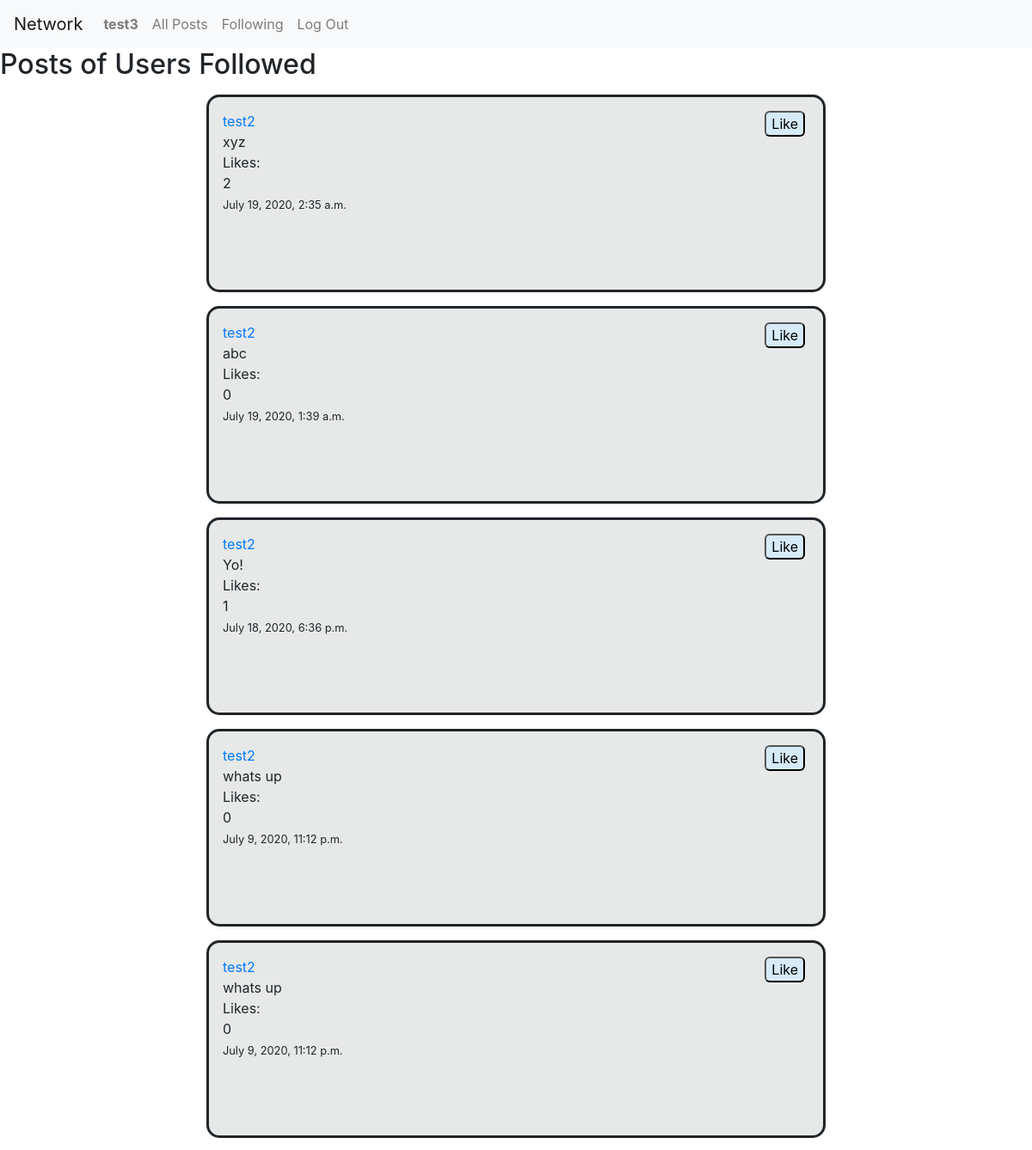
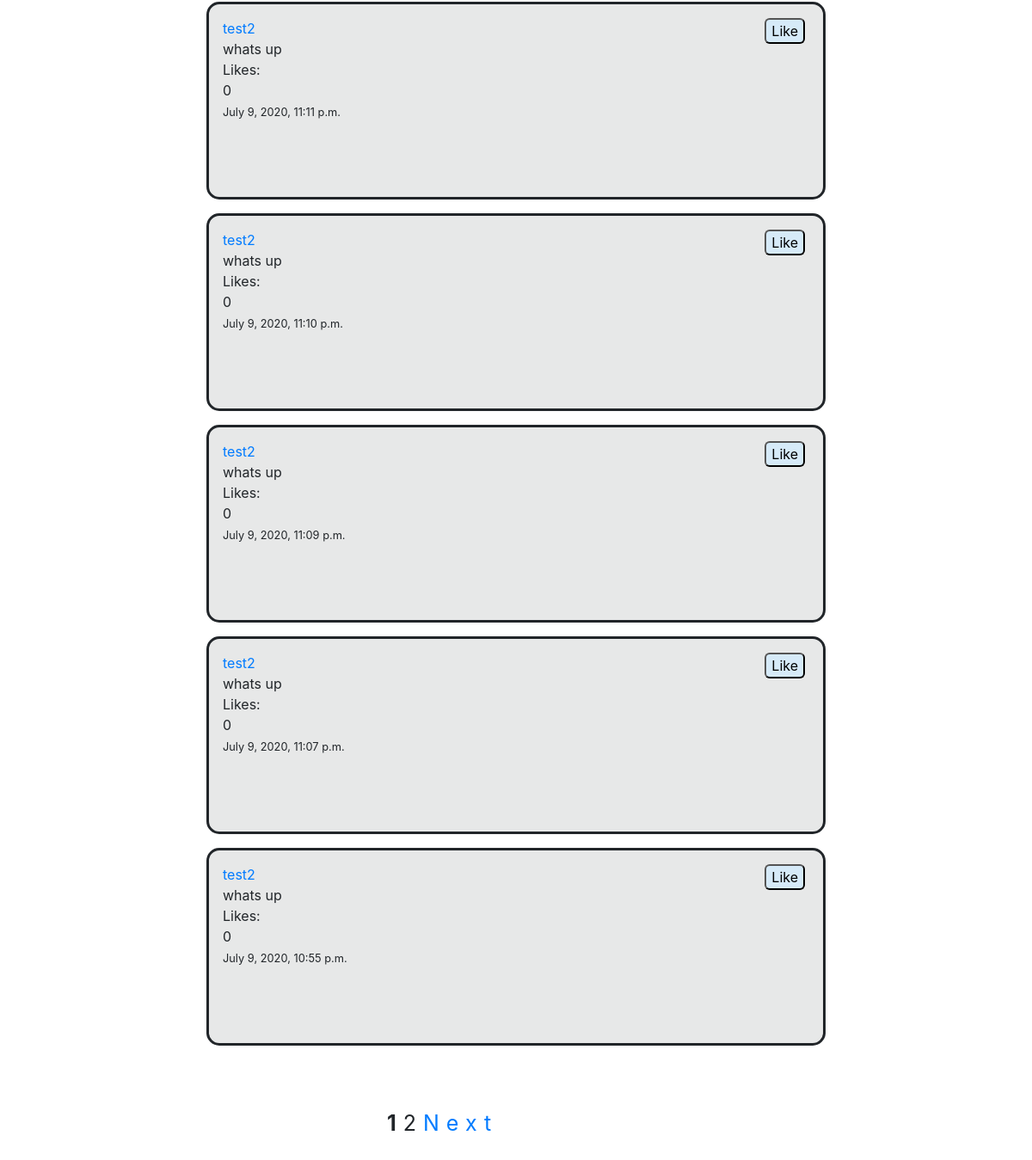
The app's page /following (signed in) with its own data (2 pictures, top to bottom).
### network/models.py (models this page shows, shortened)
class User(AbstractUser):
    num_followers = models.IntegerField(default=0)
    num_following = models.IntegerField(default=0)
    def __str__(self):
        return f"{self.username}"

class Post(models.Model):
    username = models.ForeignKey(User, on_delete=models.CASCADE)
    post = models.CharField(max_length=300)
    timestamp = models.DateTimeField(auto_now=True)
    like_count = models.IntegerField(default=0)

### network/views.py (the view)
# urls.py: path("following", views.following, name="following"),
@csrf_exempt
def following(request):
    if request.user.is_authenticated:
        cur_user_foll = ListFollowed.objects.filter(user__username=request.session["user"])
        users_followed = []
        for user in cur_user_foll:
            x = user.people_followed
            users_followed.append(x)
        test_list = []
        if users_followed:
            for name in users_followed:
                try:
                    total_posts = Post.objects.filter(username__username=name).order_by("-timestamp")
                    for item in total_posts:
                        test_list.append(item)
                    paginator = Paginator(test_list, 10)
                    page = request.GET.get('page')
                    posts = paginator.get_page(page)
                except:
                    return HttpResponse("There was an error. Sorry")
        else:
            messages.info(request, "There are no users currently being followed")
            return render(request, "network/following.html")
        context = {
            "users_followed": users_followed,
            "posts": posts
        }
        return render(request, "network/following.html", context)
    else:
        return HttpResponse("User not Logged in. Login required")

### network/templates/network/following.html (shortened to what this page needs)
{% extends "network/layout.html" %}
{% load static %}
{% block body %}
<h2>Posts of Users Followed</h2>
{% for post in posts %}
<div class="each_post">
                <div class="each_sub_post_group">
                 <a href="{% url 'profile' post.username %}" class="poster_name">{{ post.username }}</a>
                 <div class="post_post" id="{{post.id}}">{{post.post}}</div>
                 <span>Likes:</span><div class="like_count" id="cnt{{post.id}}">{{post.like_count}}</div><button class="like_link" id="lk{{post.id}}">Like</button>
                 <div class="post_date"><small>{{post.timestamp}}</small></div>
                    <br><br><br>
                </div>
            </div>
{% endfor %}
<br><br><br>
<nav aria-label="page navigation" class="page_navigation">
    <div class="pagination">
        {% for num in posts.paginator.page_range %}
            {% if posts.number == num %}
                <strong>{{ num }}</strong>
            {% else %}
                {{num}}
            {% endif %}
        {% endfor %}
        {% if posts.has_next %}
        <li class="page-item"><a href="?page={{ posts.next_page_number }}">Next</a></li>
        {% endif %}
    </div>
</nav>
<br>
<br>
<br>
<br>
{% endblock %}

### network/templates/network/layout.html (shortened to what this page needs)
{% load static %}
<!DOCTYPE html>
<html lang="en">
    <head>
        <link rel="stylesheet" href="https://stackpath.bootstrapcdn.com/bootstrap/4.4.1/css/bootstrap.min.css">
        <link href="{% static 'network/styles.css' %}" rel="stylesheet">
    </head>
    <body>
        <nav class="navbar navbar-expand-lg navbar-light bg-light">
            <a class="navbar-brand" href="#">Network</a>
            <div>
              <ul class="navbar-nav mr-auto">
                {% if user.is_authenticated %}
                    <li class="nav-item">
                        <a class="nav-link" href="{% url 'index' %}"><strong>{{ user.username }}</strong></a>
                    </li>
                {% endif %}
                <li class="nav-item">
                  <a class="nav-link" href="{% url 'post' %}">All Posts</a>
                </li>
                {% if user.is_authenticated %}
                    <li class="nav-item">
                        <a class="nav-link" href="{% url 'following' %}">Following</a>
                    </li>
                    <li class="nav-item">
                        <a class="nav-link" href="{% url 'logout' %}">Log Out</a>
                    </li>
                {% endif %}
              </ul>
            </div>
          </nav>
        <div class="body">
            {% block body %}
            {% endblock %}
        </div>
    </body>
</html>

### network/static/network/styles.css (style rules this page uses)
.each_post { display: block; background-color: #e7e8e8; padding: 1em; border-style: solid; border-radius: 15px; max-width: 60%; margin-left: auto; margin-right: auto; margin-top:1em; max-height: 230px; height: auto }
.each_sub_post_group { display: grid; }
.page_navigation { margin: auto; width: 50%; text-align: center; }
.pagination { margin: auto; width: 50%; font-size: 25px; font-stretch: expanded; letter-spacing: 8px; }
.like_link { position: absolute; right: 22%; border-radius:6px; background-color: #d6eaf8; }

### records on screen
User: username "test3"
Post: username "test2", post "xyz", like_count "2", timestamp "July 19, 2020, 2:35 a.m."
Post: username "test2", post "abc", like_count "0", timestamp "July 19, 2020, 1:39 a.m."
Post: username "test2", post "Yo!", like_count "1", timestamp "July 18, 2020, 6:36 p.m."
Post: username "test2", post "whats up", like_count "0", timestamp "July 9, 2020, 11:12 p.m."
Post: username "test2", post "whats up", like_count "0", timestamp "July 9, 2020, 11:12 p.m."
Post: username "test2", post "whats up", like_count "0", timestamp "July 9, 2020, 11:11 p.m."
Post: username "test2", post "whats up", like_count "0", timestamp "July 9, 2020, 11:10 p.m."
Post: username "test2", post "whats up", like_count "0", timestamp "July 9, 2020, 11:09 p.m."
Post: username "test2", post "whats up", like_count "0", timestamp "July 9, 2020, 11:07 p.m."
Post: username "test2", post "whats up", like_count "0", timestamp "July 9, 2020, 10:55 p.m."

### other values on screen
{{ num }} "1"
{{ num }} "2"
